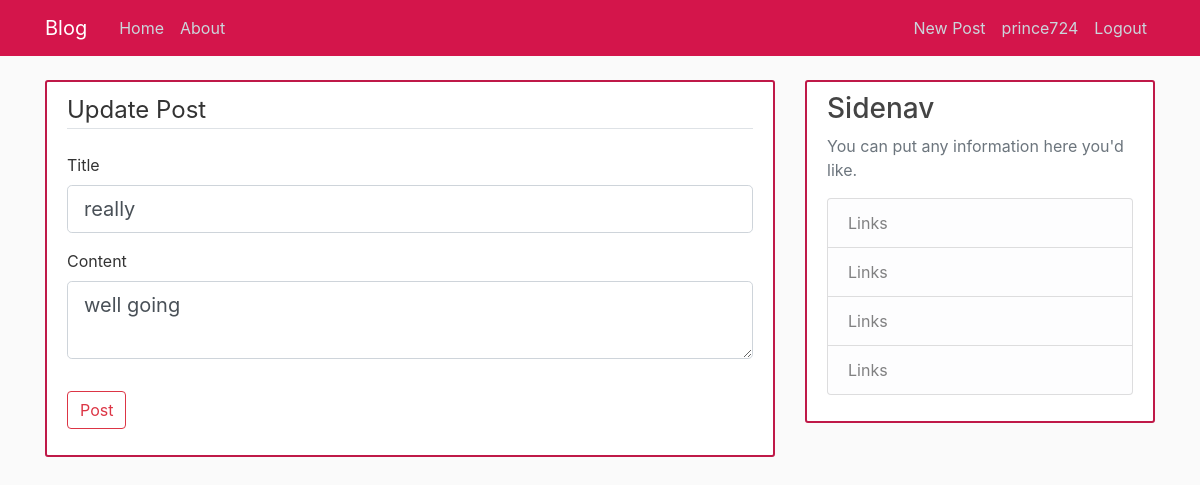
Screenshot of /post/4/update (signed in) with the database file from the repository.
### flaskblog/models.py (models this page shows, shortened)
class User(db.Model, UserMixin):
    id = db.Column(db.Integer, primary_key=True)
    username = db.Column(db.String(20), unique=True, nullable=False)
    email = db.Column(db.String(120), unique=True, nullable=False)
    image_file = db.Column(db.String(20), nullable=False, default='default.jpg')
    password = db.Column(db.String(60), nullable=False)
    posts = db.relationship('Post', backref='author', lazy=True)

class Post(db.Model):
    id = db.Column(db.Integer, primary_key=True)
    title = db.Column(db.String(100), nullable=False)
    date_posted = db.Column(db.DateTime, nullable=False, default=datetime.utcnow)
    content = db.Column(db.Text, nullable=False)
    user_id = db.Column(db.Integer, db.ForeignKey('user.id'), nullable=False)

### flaskblog/posts/routes.py (the view)
@posts.route("/post/<int:post_id>/update", methods=['GET', 'POST'])
@login_required
def update_post(post_id):
    post = Post.query.get_or_404(post_id)
    if current_user != post.author:
        abort(403)
    form = UpdatePostForm()
    if form.validate_on_submit():
        post.title = form.title.data
        post.content = form.content.data
        db.session.commit()
        flash('Yor Post has been updated', 'success')
        return redirect(url_for('posts.single_post', post_id=post_id))
    elif request.method == 'GET':
        form.title.data = post.title
        form.content.data = post.content
    return render_template('newORupdate_post.html', form=form, legend='Update Post')

### flaskblog/posts/forms.py
class UpdatePostForm(FlaskForm):
    title = StringField('Title',
                        validators=[DataRequired()])
    content = TextAreaField('Content', validators=[DataRequired()])
    submit = SubmitField('Post')

### flaskblog/models.py (called while the page is built)
@login_manager.user_loader
def load_user(user_id):
    return User.query.get(int(user_id))

### flaskblog/templates/newORupdate_post.html (shortened to what this page needs)
{% extends "layout.html" %}
{% block content %}
    <div class="content-section">
        <form method="POST" action="">
            <fieldset class="form-group">
                <legend class="border-bottom mb-4">{{legend}}</legend>
                <div class="form-group">
                    {{ form.title.label(class="form-control-label") }}
                    {% if form.title.errors %}
                        {{ form.title(class="form-control form-control-lg is-invalid") }}
                        <div class="invalid-feedback">
                            {% for error in form.title.errors %}
                                <span>{{ error }}</span>
                            {% endfor %}
                        </div>
                    {% else %}
                        {{ form.title(class="form-control form-control-lg") }}
                    {% endif %}
                </div>
                <div class="form-group">
                    {{ form.content.label(class="form-control-label") }}
                    {% if form.content.errors %}
                        {{ form.content(class="form-control form-control-lg is-invalid") }}
                        <div class="invalid-feedback">
                            {% for error in form.content.errors %}
                                <span>{{ error }}</span>
                            {% endfor %}
                        </div>
                    {% else %}
                        {{ form.content(class="form-control form-control-lg") }}
                    {% endif %}
                </div>
            </fieldset>
            <div class="form-group">
                {{ form.submit(class="btn btn-outline-danger") }}
            </div>
        </form>
    </div>
{% endblock content %}

### flaskblog/templates/layout.html (shortened to what this page needs)
<!DOCTYPE html>
<html>
<head>
    <link rel="stylesheet" href="https://maxcdn.bootstrapcdn.com/bootstrap/4.0.0/css/bootstrap.min.css">
    <link rel="stylesheet" type="text/css" href="{{ url_for('static', filename='main.css') }}">
</head>
<body>
    <header class="site-header">
      <nav class="navbar navbar-expand-md navbar-dark bg-steel fixed-top">
        <div class="container">
          <a class="navbar-brand mr-4" href="/">Blog</a>
          <div class="collapse navbar-collapse" id="navbarToggle">
            <div class="navbar-nav mr-auto">
              <a class="nav-item nav-link" href="{{ url_for('main.home') }}">Home</a>
              <a class="nav-item nav-link" href="{{ url_for('main.about') }}">About</a>
            </div>
            <div class="navbar-nav">
              {% if current_user.is_authenticated %}
                <a class="nav-item nav-link" href="{{ url_for('posts.new_post') }}">New Post</a>
                <a class="nav-item nav-link" href="{{ url_for('users.account') }}">{{current_user.username}}</a>
                <a class="nav-item nav-link" href="{{ url_for('users.logout') }}">Logout</a>
              {% else %}
                <a class="nav-item nav-link" href="{{ url_for('users.login') }}">Login</a>
                <a class="nav-item nav-link" href="{{ url_for('users.register') }}">Register</a>
              {% endif %}
            </div>
          </div>
        </div>
      </nav>
    </header>
    <main role="main" class="container">
      <div class="row">
        <div class="col-md-8">
          {% block content %}{% endblock %}
        </div>
        <div class="col-md-4">
          <div class="content-section">
            <h3>Sidenav</h3>
            <p class='text-muted'>You can put any information here you'd like.
              <ul class="list-group">
                <li class="list-group-item list-group-item-light">Links</li>
                <li class="list-group-item list-group-item-light">Links</li>
                <li class="list-group-item list-group-item-light">Links</li>
                <li class="list-group-item list-group-item-light">Links</li>
              </ul>
            </p>
          </div>
        </div>
      </div>
    </main>
</body>
</html>

### flaskblog/static/main.css (style rules this page uses)
body { background: #fafafa; color: #333333; margin-top: 5rem; }
h1, h2, h3, h4, h5, h6 { color: #444444; }
.bg-steel { background-color: #d4154b; }
.site-header .navbar-nav .nav-link { color: #cbd5db; }
.content-section { background: #ffffff; padding: 10px 20px; border: 2px solid #bf1948; border-radius: 3px; margin-bottom: 20px; }

### rows the page displays
User: username "prince724"
Post: title "really", content "well going"

### other values shown
{{ legend }} "Update Post"
